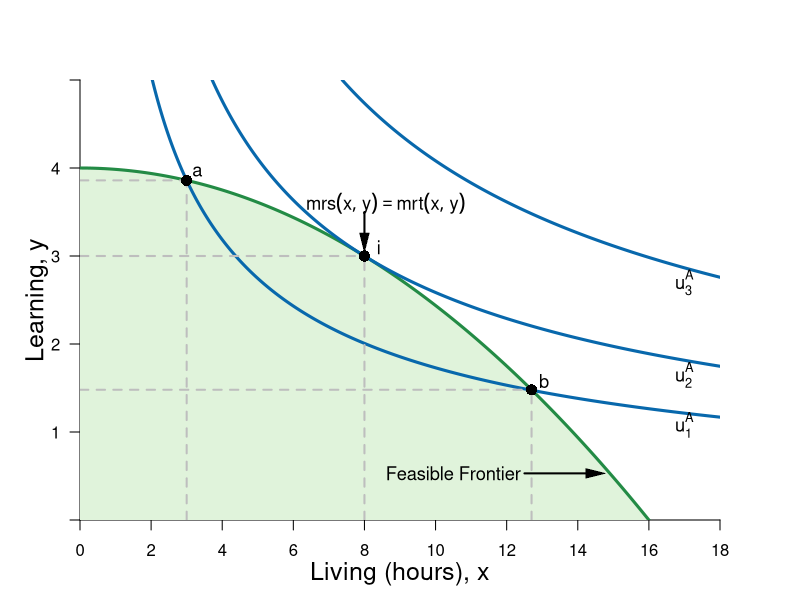

R code for this plot:
#Graph Designer: Simon Halliday
#Authors: Bowles, Foley and Halliday
#Title: Microeconomics: Competition, Conflict and Coordination

library(shape)
pdf(file = "constrained_optimization/feasible_frontier_indifference_check.pdf", width = 8, height = 8)

#Set parameters for graphics
axislabelsize <- 1.5
labelsize <- 1.1
graphlinewidth <- 3
segmentlinewidth <- 2

COL <- c("#7fc97f", "#beaed4", "#fdc086", "#ffff99", "#386cb0", "#f0027f", "#bf5b17", "#666666")
COLA <- c("#e0f3db", "#99d8c9","#66c2a4","#41ae76", "#238b45", "#005824")
COLB <- c("#4eb3d3", "#2b8cbe", "#0868ac","#084081")

#Edited the margins to cater for the larger LHS labels
par(mar =  c(4, 4, 4, 4))

ppf <- function(x, slope = 1/64, bary = 4) {
  bary - slope *x^2
}

uFn <- function(x, y, alpha = 0.4){
  (x^alpha)*(y^(1-alpha))
}

indiffA <- function(x, ubar = uFn(8,3) - 1, alpha = 0.4) {
  (ubar/ (x^alpha))^(1/ (1 - alpha))
}

ylims <- c(0, 5)
xlims <- c(0, 18)

npts <- 501 
x <- seq(xlims[1], xlims[2], length.out = npts)
y <- seq(ylims[1], ylims[2], length.out = npts) 
a <- c(uFn(3, ppf(3)), uFn(8, 3), uFn(8, 3) + 1.4) #alpha = 0.4

plot(0, 0, xlim = xlims, ylim = ylims, type = "n",
     xlab = expression(paste("")),
     ylab = expression(paste("")), 
     xaxt = "n", 
     yaxt = "n", 
     cex.lab = axislabelsize, 
     bty = "n", 
     xaxs="i", 
     yaxs="i"
)


# ticksy <- seq(from = 0, to = ylims[2], by = 1)
# ylabels <- seq(from = 0, to = ylims[2], by = 1)
ticksx <- seq(from = 0, to = xlims[2], by = 2)
xlabels <- seq(from = 0, to = xlims[2], by = 2)
ticksy <- c(ylims[1], 1, 2, 3, 4, ylims[2])
ylabels <- c(NA, 1, 2, 3, 4, NA)
# ticksx <- c(xlims[1], 5.25, 8.944272, xlims[2])
# xlabels <- c(NA, expression(paste(x,"*")), expression(paste(bar(x))), NA)

axis(1, at = ticksx, pos = 0, labels = xlabels)
axis(2, at = ticksy, pos = 0, labels = ylabels, las = 1)

npts <- 500 
xx1 <- seq(xlims[1], xlims[2], length.out = npts)
xx2 <- seq(0, xlims[2], length.out = npts)
xx3 <- seq(xlims[1], 0, length.out = npts)
xx4 <- seq(-11, 0, length.out = npts)

#Draw the polygon for shading the feasible set
xpoly1 <- seq(from = xlims[1], to = 16, length.out = 500)
ypoly1 <- ppf(xpoly1)
polygon(x = c(xpoly1, xpoly1[1]), y = c(ypoly1, rev(ypoly1)[1]), col=COLA[1], density=NULL, border = NA)

#Draw the graphs
lines(xx1, ppf(xx1), col = COLA[5], lwd = graphlinewidth)

#Label the feasible frontier
text(10.5, 0.53, expression("Feasible Frontier"), cex = labelsize)
Arrows(12.5, 0.53, 14.5, 0.53, col = "black", lty = 1, lwd = 2, arr.type = "triangle", arr.lwd = 0.5)

contour(x, y, 
        outer(x, y, uFn),
        drawlabels = FALSE,
        col = COLB[3],
        lwd = graphlinewidth,
        levels = a, 
        xaxs="i", 
        yaxs="i", 
        add = TRUE)

#Axis labels
mtext(expression(paste("Living (hours), ", x)), side = 1, line = 2.5, cex = axislabelsize)
text(-1.2, 0.5*ylims[2], expression(paste("Learning, ", y)), xpd = TRUE, cex = axislabelsize, srt = 90) 

#Add mrs = mrt at i
text(8.6, 3.6, expression(paste(mrs(x,y) == mrt(x,y))), cex = labelsize)
Arrows(8, 3.5, 8, 3.15, col = "black", lty = 1, lwd = 2, arr.type = "triangle", arr.lwd = 0.5)

#Label the indifference curves
text(17, 1.08, expression(u[1]^A), cex = labelsize)
text(17, 1.65, expression(u[2]^A), cex = labelsize)
text(17, 2.7, expression(u[3]^A), cex = labelsize)

#Annotate max u point on feasibility frontier
text(8.4, ppf(8) + 0.1, expression(paste(i)), cex = labelsize)
segments(8, 0, 8, ppf(x = 8), lty = 2, col = "gray", lwd = segmentlinewidth)
segments(0, ppf(x = 8), 8, ppf(x = 8), lty = 2, col = "gray", lwd = segmentlinewidth)
points(8, ppf(x = 8), pch = 16, col = "black", cex = 1.5)

text(3.3, ppf(3) + 0.1, expression(paste(a)), cex = labelsize)
segments(3, 0, 3, ppf(x = 3), lty = 2, col = "gray", lwd = segmentlinewidth)
segments(0, ppf(x = 3), 3, ppf(x = 3), lty = 2, col = "gray", lwd = segmentlinewidth)
points(3, ppf(x = 3), pch = 16, col = "black", cex = 1.5)


text(13.05, ppf(12.7) + 0.1, expression(paste(b)), cex = labelsize)
segments(12.7, 0, 12.7, ppf(x = 12.7), lty = 2, col = "gray", lwd = segmentlinewidth)
segments(0, ppf(x = 12.7), 12.7, ppf(x = 12.7), lty = 2, col = "gray", lwd = segmentlinewidth)
points(12.7, ppf(x = 12.7), pch = 16, col = "black", cex = 1.5)




dev.off()
